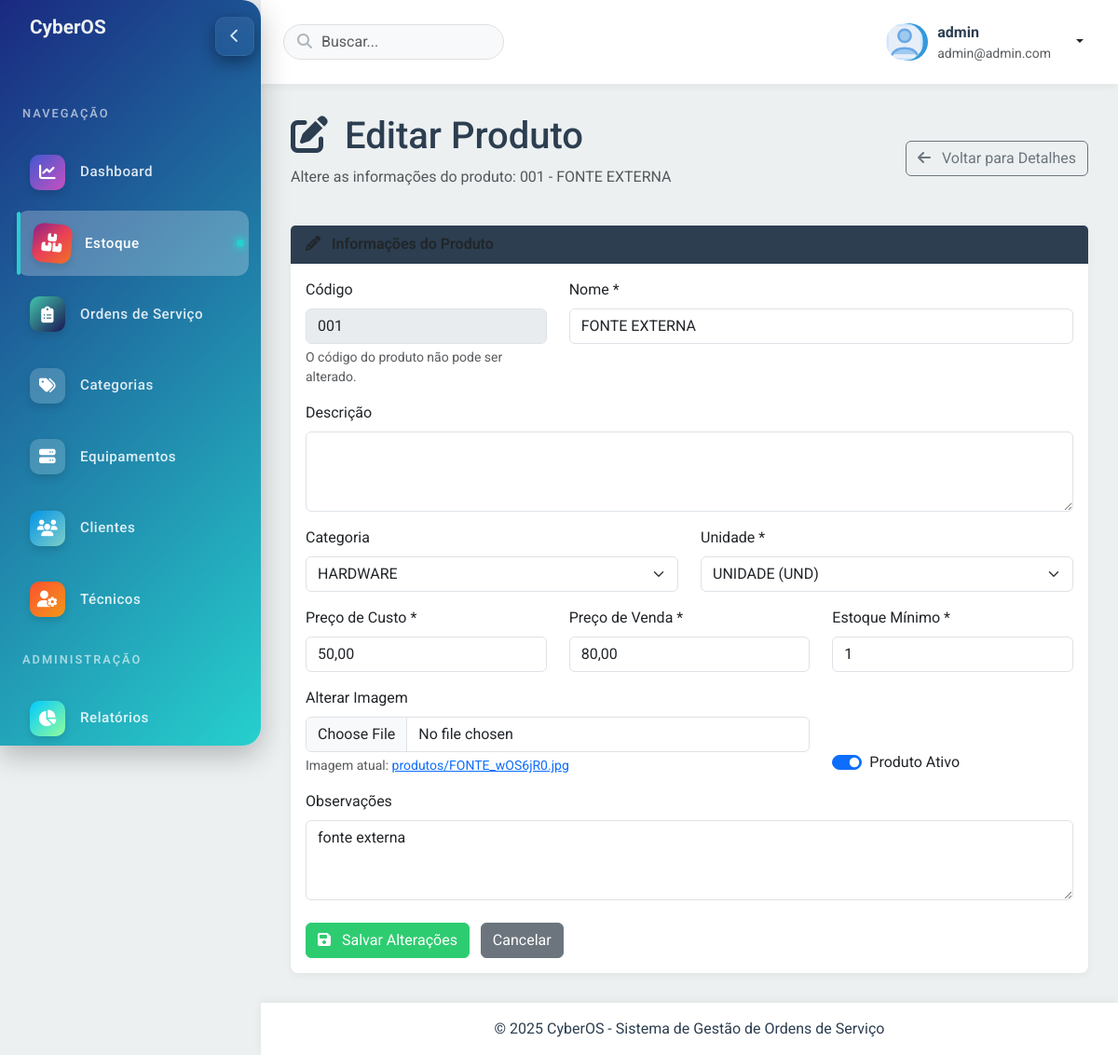
/produtos/editar/001-fonte-externa/ (signed in), run on the app's committed database.
### produtos/models.py (models this page shows, shortened)
class Produto(models.Model):
    codigo = models.CharField(max_length=30, unique=True)
    nome = models.CharField(max_length=200)
    descricao = models.TextField(blank=True, null=True)
    categoria = models.ForeignKey(Categoria, on_delete=models.SET_NULL, related_name="produtos", null=True, blank=True)
    preco_custo = models.DecimalField(max_digits=10, decimal_places=2, verbose_name="Preço de Custo")
    preco_venda = models.DecimalField(max_digits=10, decimal_places=2, verbose_name="Preço de Venda")
    estoque_atual = models.PositiveIntegerField(default=0)
    estoque_minimo = models.PositiveIntegerField(default=1)
    unidade = models.ForeignKey(UnidadeMedida, on_delete=models.PROTECT, related_name="produtos", verbose_name="Unidade")
    imagem = models.ImageField(upload_to='produtos/', blank=True, null=True)
    observacoes = models.TextField(blank=True, null=True, verbose_name="Observações")
    ativo = models.BooleanField(default=True)
    data_cadastro = models.DateTimeField(auto_now_add=True)
    ultima_atualizacao = models.DateTimeField(auto_now=True, verbose_name="Última Atualização")
    slug = models.SlugField(max_length=250, unique=True, blank=True)
    class Meta:
        verbose_name = "Produto"
        verbose_name_plural = "Produtos"
        ordering = ['nome']

class Categoria(models.Model):
    nome = models.CharField(max_length=100)
    descricao = models.TextField(blank=True, null=True)
    slug = models.SlugField(max_length=120, unique=True, blank=True)
    class Meta:
        verbose_name = "Categoria"
        verbose_name_plural = "Categorias"
        ordering = ['nome']

class UnidadeMedida(models.Model):
    sigla = models.CharField(max_length=5, unique=True, verbose_name="Sigla")
    nome = models.CharField(max_length=50, verbose_name="Nome da Unidade")
    class Meta:
        verbose_name = "Unidade de Medida"
        verbose_name_plural = "Unidades de Medida"
        ordering = ['nome']

### produtos/views.py (the view, shortened to what this page needs)
# urls.py: path('editar/<slug:slug>/', views.editar_produto, name='editar_produto'),
@login_required
def editar_produto(request, slug):
    produto = get_object_or_404(Produto, slug=slug)
    categorias = Categoria.objects.all()
    unidades = UnidadeMedida.objects.all() # Adicionado busca de unidades
    context = {
        'produto': produto,
        'categorias': categorias,
        'unidades': unidades, # Passar unidades para o contexto
    }
    return render(request, 'produtos/editar_produto.html', context)

### templates/produtos/editar_produto.html (shortened to what this page needs)
{% extends "base.html" %}
{% block content %}
<div class="page-header d-flex justify-content-between align-items-center mb-4">
    <div>
        <h1 class="mb-2"><i class="fas fa-edit me-2"></i> Editar Produto</h1>
        <p class="text-muted">Altere as informações do produto: {{ produto.codigo }} - {{ produto.nome }}</p>
    </div>
    <div>
        <a href="{% url 'detalhe_produto' slug=produto.slug %}" class="btn btn-outline-secondary">
            <i class="fas fa-arrow-left me-2"></i> Voltar para Detalhes
        </a>
    </div>
</div>
<div class="card">
    <div class="card-header">
        <i class="fas fa-pencil-alt me-2"></i> Informações do Produto
    </div>
    <div class="card-body">
        <form method="post" enctype="multipart/form-data">
            <div class="row">
                <div class="col-md-4 mb-3">
                    <label for="codigo" class="form-label">Código</label>
                    <input type="text" class="form-control" id="codigo" name="codigo" value="{{ produto.codigo }}" readonly disabled>
                    <div class="form-text">O código do produto não pode ser alterado.</div>
                </div>
                <div class="col-md-8 mb-3">
                    <label for="nome" class="form-label">Nome *</label>
                    <input type="text" class="form-control" id="nome" name="nome" value="{{ produto.nome }}" required>
                </div>
            </div>
            <div class="mb-3">
                <label for="descricao" class="form-label">Descrição</label>
                <textarea class="form-control" id="descricao" name="descricao" rows="3">{{ produto.descricao|default:'' }}</textarea>
            </div>
            <div class="row">
                <div class="col-md-6 mb-3">
                    <label for="categoria" class="form-label">Categoria</label>
                    <select class="form-select" id="categoria" name="categoria">
                        {% for categoria in categorias %}
                        <option value="{{ categoria.id }}" {% if produto.categoria and produto.categoria.id == categoria.id %}selected{% endif %}>{{ categoria.nome }}</option>
                        {% endfor %}
                    </select>
                </div>
                <div class="col-md-6 mb-3">
                    <label for="unidade" class="form-label">Unidade *</label>
                    <select class="form-select" id="unidade" name="unidade" required>
                        {% for unidade_obj in unidades %}
                            <option value="{{ unidade_obj.id }}" {% if produto.unidade and produto.unidade.id == unidade_obj.id %}selected{% endif %}>{{ unidade_obj.nome }} ({{ unidade_obj.sigla }})</option>
                        {% endfor %}
                    </select>
                </div>
            </div>
            <div class="row">
                <div class="col-md-4 mb-3">
                    <label for="preco_custo" class="form-label">Preço de Custo *</label>
                    <input type="text" class="form-control" id="preco_custo" name="preco_custo" value="{{ produto.preco_custo }}" placeholder="0,00" required>
                </div>
                <div class="col-md-4 mb-3">
                    <label for="preco_venda" class="form-label">Preço de Venda *</label>
                    <input type="text" class="form-control" id="preco_venda" name="preco_venda" value="{{ produto.preco_venda }}" placeholder="0,00" required>
                </div>
                 <div class="col-md-4 mb-3">
                    <label for="estoque_minimo" class="form-label">Estoque Mínimo *</label>
                    <input type="number" class="form-control" id="estoque_minimo" name="estoque_minimo" value="{{ produto.estoque_minimo }}" min="0" required>
                </div>
            </div>
             <div class="row">
                <div class="col-md-8 mb-3">
                     <label for="imagem" class="form-label">Alterar Imagem</label>
                     <input class="form-control" type="file" id="imagem" name="imagem" accept="image/*">
                     {% if produto.imagem %}
                     <div class="form-text">Imagem atual: <a href="{{ produto.imagem.url }}" target="_blank">{{ produto.imagem.name }}</a></div>
                     {% endif %}
                </div>
                 <div class="col-md-4 mb-3 d-flex align-items-end">
                    <div class="form-check form-switch">
                      <input class="form-check-input" type="checkbox" role="switch" id="ativo" name="ativo" {% if produto.ativo %}checked{% endif %}>
                      <label class="form-check-label" for="ativo">Produto Ativo</label>
                    </div>
                </div>
            </div>
            <div class="mb-3">
                <label for="observacoes" class="form-label">Observações</label>
                <textarea class="form-control" id="observacoes" name="observacoes" rows="3">{{ produto.observacoes|default:'' }}</textarea>
            </div>
            <div class="mt-4">
                <button type="submit" class="btn btn-success">
                    <i class="fas fa-save me-2"></i> Salvar Alterações
                </button>
                <a href="{% url 'detalhe_produto' slug=produto.slug %}" class="btn btn-secondary ms-2">
                    Cancelar
                </a>
            </div>
        </form>
    </div>
</div>
{% endblock %}

### templates/base.html (shortened to what this page needs)
<!DOCTYPE html>
{% load static %}
<html lang="pt-br">
<head>
    <link rel="stylesheet" href="https://cdnjs.cloudflare.com/ajax/libs/font-awesome/6.5.1/css/all.min.css">
    <link href="https://cdn.jsdelivr.net/npm/bootstrap@5.3.2/dist/css/bootstrap.min.css" rel="stylesheet">
    <link rel="stylesheet" href="https://unpkg.com/leaflet@1.9.4/dist/leaflet.css">
    <link rel="stylesheet" href="{% static 'css/custom.css' %}">
</head>
<body>
    <div class="wrapper">
        <aside class="sidebar" id="sidebar">
            <div class="sidebar-logo d-flex align-items-center">
                <span class="logo-text text-start d-block ms-3">
                    CyberOS
                </span>
            </div>
            <div class="text-center mb-3">
                <button class="sidebar-toggle" id="sidebarToggle" aria-expanded="true" aria-label="Recolher menu" title="Recolher menu">
                    <span class="toggle-icon" aria-hidden="true"><i class="fas fa-chevron-left"></i></span>
                </button>
            </div>
            <div class="sidebar-menu">
                <div class="sidebar-heading">Navegação</div>
                <div class="sidebar-item">
                    <a href="{% url 'dashboard' %}" class="sidebar-link {% if request.path == '/dashboard/' %}active{% endif %}">
                        <div class="sidebar-icon icon-dashboard">
                            <i class="fas fa-chart-line"></i>
                        </div>
                        <span class="sidebar-text">Dashboard</span>
                    </a>
                </div>
                {% if user.is_superuser or not user.perfil.tipo == 'tecnico' %}
                <div class="sidebar-item">
                    <a href="/produtos/" class="sidebar-link {% if '/produtos/' in request.path %}active{% endif %}">
                        <div class="sidebar-icon icon-inventory">
                            <i class="fas fa-boxes"></i>
                        </div>
                        <span class="sidebar-text">Estoque</span>
                    </a>
                </div>
                {% endif %}
                <div class="sidebar-item">
                    <a href="{% url 'listar_ordens' %}" class="sidebar-link {% if '/ordens/' in request.path and not '/ordens/categorias/' in request.path %}active{% endif %}">
                        <div class="sidebar-icon icon-orders">
                            <i class="fas fa-clipboard-list"></i>
                        </div>
                        <span class="sidebar-text">Ordens de Serviço</span>
                    </a>
                </div>
                {% if user.is_superuser or not user.perfil.tipo == 'tecnico' %}
                <div class="sidebar-item">
                    <a href="{% url 'listar_categorias' %}" class="sidebar-link {% if '/ordens/categorias/' in request.path %}active{% endif %}">
                        <div class="sidebar-icon">
                            <i class="fas fa-tags"></i>
                        </div>
                        <span class="sidebar-text">Categorias</span>
                    </a>
                </div>
                <div class="sidebar-item">
                    <a href="{% url 'listar_equipamentos' %}" class="sidebar-link {% if '/equipamentos/' in request.path %}active{% endif %}">
                        <div class="sidebar-icon">
                            <i class="fas fa-server"></i>
                        </div>
                        <span class="sidebar-text">Equipamentos</span>
                    </a>
                </div>
                <div class="sidebar-item">
                    <a href="{% url 'listar_clientes' %}" class="sidebar-link {% if '/clientes/' in request.path %}active{% endif %}">
                        <div class="sidebar-icon icon-clients">
                            <i class="fas fa-users"></i>
                        </div>
                        <span class="sidebar-text">Clientes</span>
                    </a>
                </div>
                <div class="sidebar-item">
                    <a href="{% url 'tecnicos:listar_tecnicos' %}" class="sidebar-link {% if '/tecnicos/' in request.path %}active{% endif %}">
                        <div class="sidebar-icon icon-technicians">
                            <i class="fas fa-user-cog"></i>
                        </div>
                        <span class="sidebar-text">Técnicos</span>
                    </a>
                </div>
                <div class="sidebar-heading">Administração</div>
                <div class="sidebar-item">
                    <a href="{% url 'relatorios:lista_relatorios' %}" class="sidebar-link {% if '/relatorios/' in request.path %}active{% endif %}">
                        <div class="sidebar-icon icon-reports">
                            <i class="fas fa-chart-pie"></i>
                        </div>
                        <span class="sidebar-text">Relatórios</span>
                    </a>
                </div>
                {% endif %}
            </div>
        </aside>
        <div class="main-content">
            <header class="main-header">
                <div class="header-search">
                    <div class="position-relative">
                        <input type="text" class="form-control" placeholder="Buscar...">
                        <i class="fas fa-search search-icon"></i>
                    </div>
                </div>
                <div class="header-profile ms-2">
                    {% if user.is_authenticated %}
                    <div class="avatar">
                        {% if user.perfil and user.perfil.foto %}
                            <img src="{{ user.perfil.foto.url }}" alt="{{ user.get_full_name|default:user.username }}" class="avatar-img">
                        {% else %}
                            <img src="{% static 'img/default-avatar.svg' %}" alt="{{ user.get_full_name|default:user.username }}" class="avatar-img">
                        {% endif %}
                    </div>
                    <div>
                        <div class="fw-bold">{{ user.get_full_name|default:user.username }}</div>
                        <div class="small text-muted">{{ user.email }}</div>
                    </div>
                    <div class="header-dropdown">
                        <div class="dropdown">
                            <button class="btn btn-link text-dark dropdown-toggle" type="button" id="userDropdown" data-bs-toggle="dropdown">
                            </button>
                        </div>
                    </div>
                    {% else %}
                    <a class="btn btn-primary" href="{% url 'login' %}">
                        <i class="fas fa-sign-in-alt me-1"></i> Entrar
                    </a>
                    {% endif %}
                </div>
            </header>
            <div class="content-wrapper">
                {% block content %}{% endblock %}
            </div>
            <footer class="main-footer">
                <div class="d-flex justify-content-center">
                    <p class="mb-0">&copy; {% now "Y" %} CyberOS - Sistema de Gestão de Ordens de Serviço</p>
                </div>
            </footer>
        </div>
    </div>
    <link href="https://cdn.jsdelivr.net/npm/select2@4.1.0-rc.0/dist/css/select2.min.css" rel="stylesheet" />
    <link href="https://cdn.jsdelivr.net/npm/@ttskch/select2-bootstrap-5-theme@1.3.0/dist/select2-bootstrap-5-theme.min.css" rel="stylesheet" />
</body>
</html>

### data on the page
Produto: codigo "001", nome "FONTE EXTERNA", categoria "HARDWARE", unidade "UNIDADE (UND)", preco_custo "50,00", preco_venda "80,00", estoque_minimo "1", imagem.name "produtos/FONTE_wOS6jR0.jpg", ativo "☑", observacoes "fonte externa"

### other printed values
{{ user.get_full_name|default:user.username }} "admin"
{{ user.email }} "admin@admin.com"
